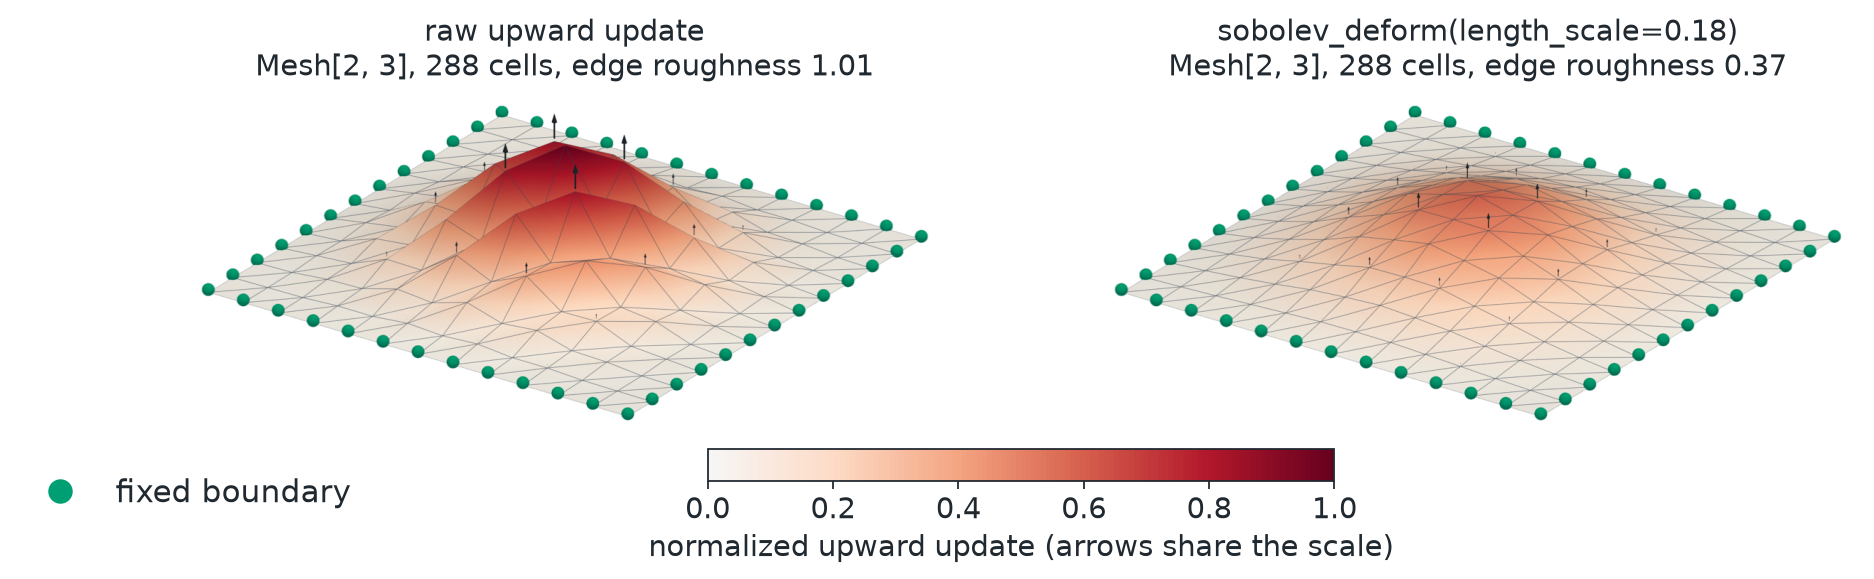

Write the Python code that produced this figure.
# SPDX-FileCopyrightText: Copyright (c) 2023 - 2026 NVIDIA CORPORATION & AFFILIATES.
# SPDX-FileCopyrightText: All rights reserved.
# SPDX-License-Identifier: Apache-2.0
#
# Licensed under the Apache License, Version 2.0 (the "License");
# you may not use this file except in compliance with the License.
# You may obtain a copy of the License at
#
# http://www.apache.org/licenses/LICENSE-2.0
#
# Unless required by applicable law or agreed to in writing, software
# distributed under the License is distributed on an "AS IS" BASIS,
# WITHOUT WARRANTIES OR CONDITIONS OF ANY KIND, either express or implied.
# See the License for the specific language governing permissions and
# limitations under the License.

"""Render raw and Sobolev-filtered upward updates on a sheet."""

from pathlib import Path

import matplotlib.pyplot as plt
import numpy as np
import pyvista as pv
import torch
from _style import (
    ACCENT_LIGHTING,
    DIVERGING,
    FIXED,
    SURFACE_EDGE,
    TEXT,
    mesh_label,
    save,
    spheres,
)
from matplotlib.colors import ListedColormap, Normalize
from matplotlib.lines import Line2D

from physicsnemo.mesh import Mesh
from physicsnemo.mesh.io import to_pyvista

OUTPUT = Path(__file__).parent / "sobolev_adjoint_field_3d.png"

RESOLUTION = 13
LENGTH_SCALE = 0.18
DISPLAY_STEP = 0.52
SCALAR_NAME = "Normalized upward update"
MESH_EDGE = SURFACE_EDGE
ARROW_COLOR = TEXT
# The update is upward everywhere, so only the zero-to-positive half of the map is used.
UPDATE_CMAP = ListedColormap(plt.get_cmap(DIVERGING)(np.linspace(0.5, 1.0, 256)))


def _trim(images, margin=24):
    """Crop the white border shared by same-size renders, keeping their common scale."""

    ink = np.any([(image[..., :3] < 250).any(axis=2) for image in images], axis=0)
    rows, cols = np.flatnonzero(ink.any(axis=1)), np.flatnonzero(ink.any(axis=0))
    r0, r1 = max(rows[0] - margin, 0), rows[-1] + margin
    c0, c1 = max(cols[0] - margin, 0), cols[-1] + margin
    return [image[r0:r1, c0:c1] for image in images]


def _make_sheet() -> tuple[Mesh, torch.Tensor]:
    """Create a triangulated square sheet embedded in 3D."""

    axis = torch.linspace(-1.0, 1.0, RESOLUTION)
    y, x = torch.meshgrid(axis, axis, indexing="ij")
    points = torch.stack(
        (x.reshape(-1), y.reshape(-1), torch.zeros(RESOLUTION**2)),
        dim=-1,
    )

    cells = []
    for row in range(RESOLUTION - 1):
        for column in range(RESOLUTION - 1):
            lower_left = row * RESOLUTION + column
            lower_right = lower_left + 1
            upper_left = lower_left + RESOLUTION
            upper_right = upper_left + 1
            cells.extend(
                (
                    (lower_left, lower_right, upper_right),
                    (lower_left, upper_right, upper_left),
                )
            )

    connectivity = torch.tensor(cells, dtype=torch.long)
    fixed_points = (
        (points[:, 0] == -1)
        | (points[:, 0] == 1)
        | (points[:, 1] == -1)
        | (points[:, 1] == 1)
    )
    return Mesh(points=points, cells=connectivity), fixed_points


def _target_points(
    mesh: Mesh,
    fixed_points: torch.Tensor,
) -> torch.Tensor:
    """Pull the center upward with deterministic vertex-scale variation."""

    x = mesh.points[:, 0]
    y = mesh.points[:, 1]
    boundary_window = torch.cos(0.5 * torch.pi * x)
    boundary_window = boundary_window * torch.cos(0.5 * torch.pi * y)
    bump = torch.exp(-(x.square() + y.square()) / 0.45) * boundary_window

    indices = torch.arange(mesh.n_points)
    checkerboard = (indices // RESOLUTION + indices % RESOLUTION) % 2
    checkerboard = 1.0 - 2.0 * checkerboard.to(mesh.points.dtype)
    upward_pull = bump * (0.30 + 0.08 * checkerboard)
    upward_pull[fixed_points] = 0

    target_points = mesh.points.clone()
    target_points[:, 2] = target_points[:, 2] + upward_pull
    return target_points


def _initial_adjoint(
    mesh: Mesh,
    target_points: torch.Tensor,
    fixed_points: torch.Tensor,
    *,
    use_sobolev: bool,
) -> torch.Tensor:
    """Differentiate the initial objective with respect to candidate vertices."""

    candidate_vertices = mesh.points.detach().clone().requires_grad_()
    raw_displacement = candidate_vertices - mesh.points.detach()
    if use_sobolev:
        deformed = mesh.sobolev_deform(
            raw_displacement,
            length_scale=LENGTH_SCALE,
            fixed_points=fixed_points,
            max_iterations=128,
            implementation="torch",
        )
    else:
        free_displacement = torch.where(
            fixed_points[:, None],
            torch.zeros_like(raw_displacement),
            raw_displacement,
        )
        deformed = mesh.displace(free_displacement)

    objective = (deformed.points - target_points).square().mean()
    return torch.autograd.grad(objective, candidate_vertices)[0]


def _unique_edges(cells: torch.Tensor) -> torch.Tensor:
    """Return undirected triangle edges without duplicates."""

    edges = torch.cat(
        (cells[:, (0, 1)], cells[:, (1, 2)], cells[:, (2, 0)]),
        dim=0,
    )
    return torch.unique(torch.sort(edges, dim=1).values, dim=0)


def _roughness(field: torch.Tensor, edges: torch.Tensor) -> torch.Tensor:
    """Measure neighbor variation after removing the field magnitude."""

    root_mean_square = field.square().mean().sqrt()
    root_mean_square = root_mean_square.clamp_min(torch.finfo(field.dtype).eps)
    normalized = field / root_mean_square
    differences = normalized[edges[:, 0]] - normalized[edges[:, 1]]
    return differences.square().sum(dim=-1).mean()


def main() -> None:
    """Generate the documentation image."""

    mesh, fixed_points = _make_sheet()
    target_points = _target_points(mesh, fixed_points)
    raw_adjoint = _initial_adjoint(
        mesh,
        target_points,
        fixed_points,
        use_sobolev=False,
    )
    sobolev_adjoint = _initial_adjoint(
        mesh,
        target_points,
        fixed_points,
        use_sobolev=True,
    )

    edges = _unique_edges(mesh.cells)
    raw_roughness = _roughness(raw_adjoint, edges)
    sobolev_roughness = _roughness(sobolev_adjoint, edges)
    if sobolev_roughness >= raw_roughness:
        raise RuntimeError("Sobolev filtering did not reduce adjoint roughness")

    raw_update = -raw_adjoint
    sobolev_update = -sobolev_adjoint
    shared_scale = torch.stack(
        (
            torch.linalg.vector_norm(raw_update, dim=-1).max(),
            torch.linalg.vector_norm(sobolev_update, dim=-1).max(),
        )
    ).max()
    shared_scale = shared_scale.clamp_min(torch.finfo(mesh.points.dtype).eps)
    raw_update = raw_update / shared_scale
    sobolev_update = sobolev_update / shared_scale

    points = mesh.points.numpy()
    fixed = fixed_points.numpy()
    grid = np.arange(mesh.n_points).reshape(RESOLUTION, RESOLUTION)
    selected = grid[1:-1:2, 1:-1:2].reshape(-1)
    lowest = min(raw_update[:, 2].min().item(), sobolev_update[:, 2].min().item())
    if lowest < -1.0e-6:
        raise RuntimeError(f"Upward update has a negative component ({lowest:.2e})")
    panels = (
        (
            "raw upward update",
            raw_update.numpy(),
            raw_roughness.item(),
        ),
        (
            f"sobolev_deform(length_scale={LENGTH_SCALE})",
            sobolev_update.numpy(),
            sobolev_roughness.item(),
        ),
    )

    images = []
    for _, update, _ in panels:
        deformed_points = points + DISPLAY_STEP * update
        panel_mesh = to_pyvista(mesh)
        panel_mesh.points = deformed_points
        panel_mesh.point_data[SCALAR_NAME] = update[:, 2]
        plotter = pv.Plotter(off_screen=True, window_size=(1100, 800))
        plotter.enable_anti_aliasing("ssaa")
        plotter.set_background("white")
        plotter.add_mesh(
            panel_mesh,
            scalars=SCALAR_NAME,
            cmap=UPDATE_CMAP,
            clim=(0.0, 1.0),
            show_edges=True,
            edge_color=MESH_EDGE,
            line_width=0.6,
            smooth_shading=True,
            ambient=0.35,
            diffuse=0.7,
            show_scalar_bar=False,
        )
        plotter.add_arrows(
            deformed_points[selected] + np.array((0.0, 0.0, 0.012)),
            update[selected],
            mag=0.13,
            color=ARROW_COLOR,
            **ACCENT_LIGHTING,
        )
        plotter.add_mesh(
            spheres(points[fixed] + np.array((0.0, 0.0, 0.012)), 0.025),
            color=FIXED,
            **ACCENT_LIGHTING,
        )
        plotter.camera_position = [
            (2.8, -4.0, 2.4),
            (0.0, 0.0, 0.12),
            (0.0, 0.0, 1.0),
        ]
        plotter.camera.parallel_projection = True
        plotter.camera.zoom(0.9)
        images.append(plotter.screenshot(return_img=True))
        plotter.close()

    images = _trim(images)
    height, width = images[0].shape[:2]
    figure, axes = plt.subplots(1, 2, figsize=(13.5, 6.75 * height / width + 2.0))
    for axis, image, (title, _, roughness) in zip(axes, images, panels, strict=True):
        axis.imshow(image)
        axis.set_title(f"{title}\n{mesh_label(mesh)}, edge roughness {roughness:.2f}")
        axis.set_axis_off()

    colorbar = figure.colorbar(
        plt.cm.ScalarMappable(norm=Normalize(vmin=0.0, vmax=1.0), cmap=UPDATE_CMAP),
        ax=axes,
        orientation="horizontal",
        fraction=0.05,
        pad=0.02,
        shrink=0.4,
    )
    colorbar.set_label("normalized upward update (arrows share the scale)")
    figure.legend(
        handles=[
            Line2D(
                [0],
                [0],
                marker="o",
                color="none",
                markerfacecolor=FIXED,
                markeredgecolor="white",
                markersize=12,
                label="fixed boundary",
            )
        ],
        loc="lower left",
        bbox_to_anchor=(0.04, 0.04),
        frameon=False,
    )
    # Smooth color ramps band under a 256-color palette, so keep full RGB.
    save(figure, OUTPUT, tight=True, full_color=True)

    print(f"Raw adjoint roughness: {raw_roughness.item():.4f}")
    print(f"Sobolev adjoint roughness: {sobolev_roughness.item():.4f}")


if __name__ == "__main__":
    main()
